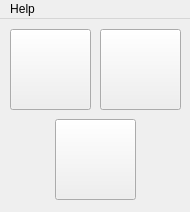
<?xml version="1.0" encoding="UTF-8"?>
<ui version="4.0">
 <class>MainWindow</class>
 <widget class="QMainWindow" name="MainWindow">
  <property name="geometry">
   <rect>
    <x>0</x>
    <y>0</y>
    <width>190</width>
    <height>212</height>
   </rect>
  </property>
  <property name="minimumSize">
   <size>
    <width>190</width>
    <height>212</height>
   </size>
  </property>
  <property name="maximumSize">
   <size>
    <width>190</width>
    <height>212</height>
   </size>
  </property>
  <property name="windowTitle">
   <string>QtCanobu</string>
  </property>
  <property name="windowIcon">
   <iconset resource="resources.qrc">
    <normaloff>:/main/img/main/cut.hvif</normaloff>:/main/img/main/cut.hvif</iconset>
  </property>
  <property name="tabShape">
   <enum>QTabWidget::Rounded</enum>
  </property>
  <widget class="QWidget" name="centralwidget">
   <widget class="QPushButton" name="pushButton_1">
    <property name="geometry">
     <rect>
      <x>10</x>
      <y>10</y>
      <width>81</width>
      <height>81</height>
     </rect>
    </property>
    <property name="text">
     <string/>
    </property>
    <property name="icon">
     <iconset resource="resources.qrc">
      <normaloff>:/main/img/main/ruby.hvif</normaloff>:/main/img/main/ruby.hvif</iconset>
    </property>
    <property name="iconSize">
     <size>
      <width>64</width>
      <height>64</height>
     </size>
    </property>
   </widget>
   <widget class="QPushButton" name="pushButton_2">
    <property name="geometry">
     <rect>
      <x>100</x>
      <y>10</y>
      <width>81</width>
      <height>81</height>
     </rect>
    </property>
    <property name="text">
     <string/>
    </property>
    <property name="icon">
     <iconset resource="resources.qrc">
      <normaloff>:/main/img/main/cut.hvif</normaloff>:/main/img/main/cut.hvif</iconset>
    </property>
    <property name="iconSize">
     <size>
      <width>64</width>
      <height>64</height>
     </size>
    </property>
   </widget>
   <widget class="QPushButton" name="pushButton_3">
    <property name="geometry">
     <rect>
      <x>55</x>
      <y>100</y>
      <width>81</width>
      <height>81</height>
     </rect>
    </property>
    <property name="text">
     <string/>
    </property>
    <property name="icon">
     <iconset resource="resources.qrc">
      <normaloff>:/main/img/main/Misc_Scroll.png</normaloff>:/main/img/main/Misc_Scroll.png</iconset>
    </property>
    <property name="iconSize">
     <size>
      <width>64</width>
      <height>64</height>
     </size>
    </property>
   </widget>
  </widget>
  <widget class="QMenuBar" name="menubar">
   <property name="geometry">
    <rect>
     <x>0</x>
     <y>0</y>
     <width>190</width>
     <height>21</height>
    </rect>
   </property>
   <widget class="QMenu" name="menuHelp">
    <property name="title">
     <string>Help</string>
    </property>
    <addaction name="actionAbout_Qt"/>
    <addaction name="actionAbout_QtCanobu"/>
   </widget>
   <addaction name="menuHelp"/>
  </widget>
  <action name="actionAbout_Qt">
   <property name="icon">
    <iconset resource="resources.qrc">
     <normaloff>:/main/img/main/Qt.iom</normaloff>:/main/img/main/Qt.iom</iconset>
   </property>
   <property name="text">
    <string>About Qt</string>
   </property>
  </action>
  <action name="actionAbout_QtCanobu">
   <property name="icon">
    <iconset resource="resources.qrc">
     <normaloff>:/main/img/main/cut.hvif</normaloff>:/main/img/main/cut.hvif</iconset>
   </property>
   <property name="text">
    <string>About QtCanobu</string>
   </property>
  </action>
 </widget>
 <resources>
  <include location="resources.qrc"/>
 </resources>
 <connections/>
</ui>
